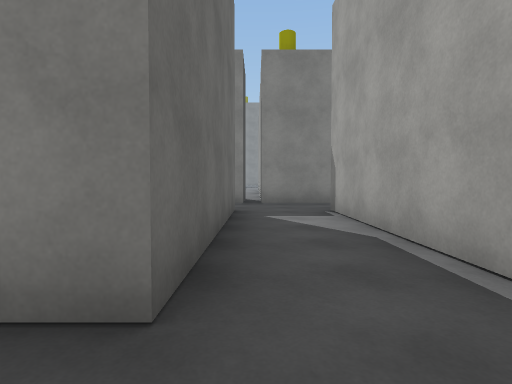
[1] (above)

24 first-person views from a walk through a 3-D level made in the Unity game engine. The camera is 1.2 m above the floor, tilts 2° down and sees 80° across. The floor is counted in squares, 2 m on a side. Each view is taken from the middle of a square. On the plan, view 1 faces up. The plan holds only what a view shows up to about 9 squares ahead; the rest is blank. The place goes on beyond the plan. The player is left out. Some surface patterns are stand-ins.

[2]
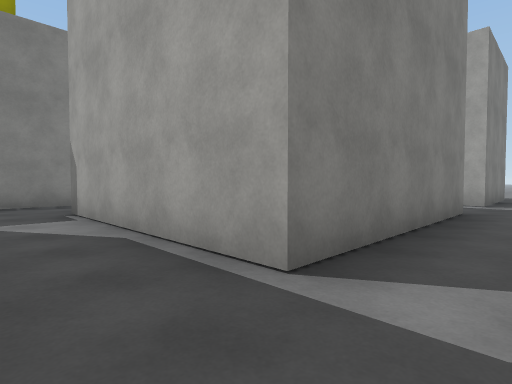

[3]
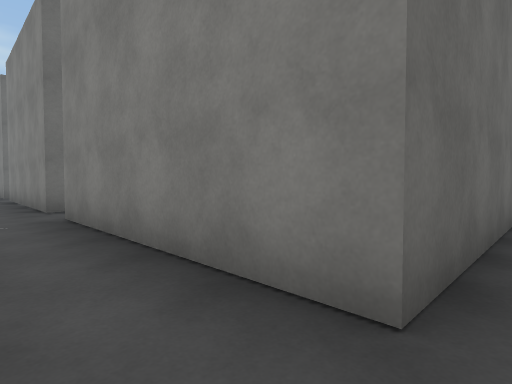

[4]
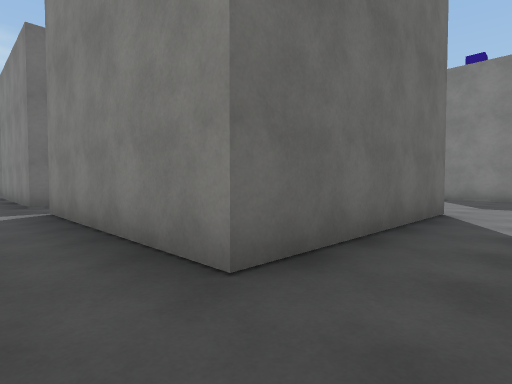

[5]
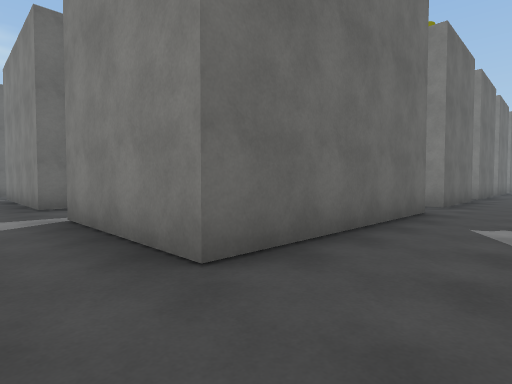

[6]
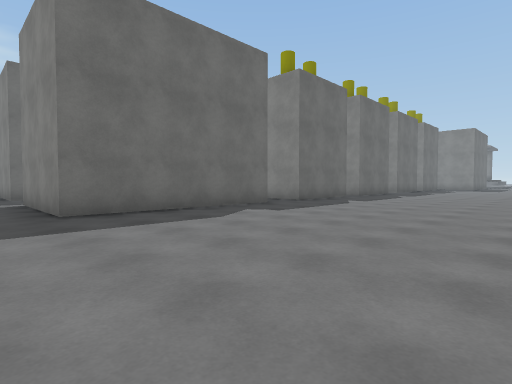

[7]
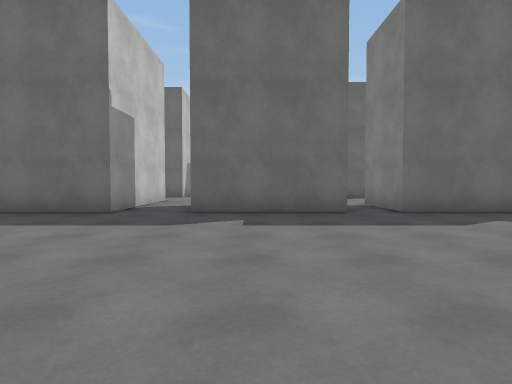

[8]
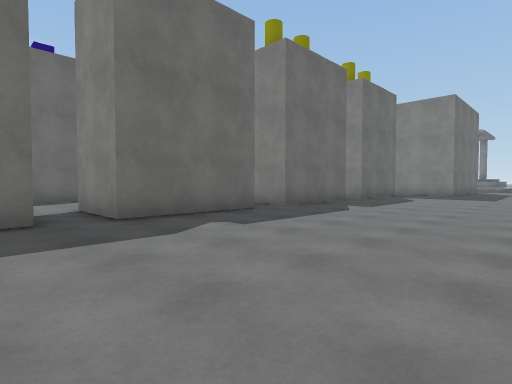

[9]
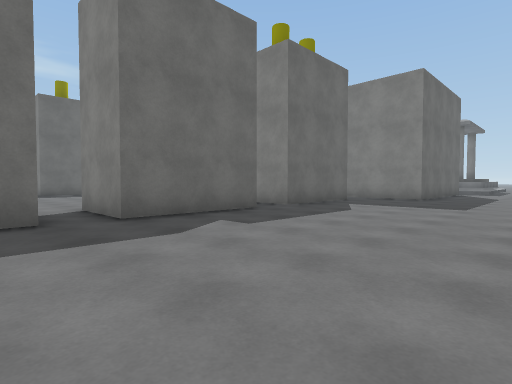

[10]
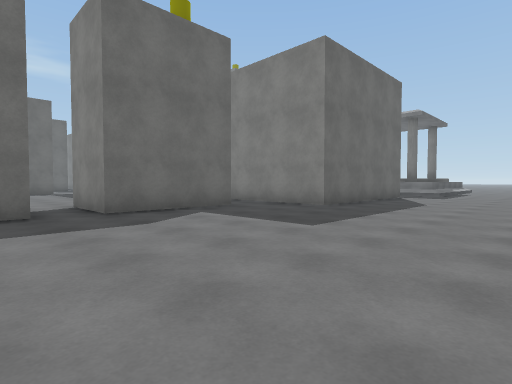

[11]
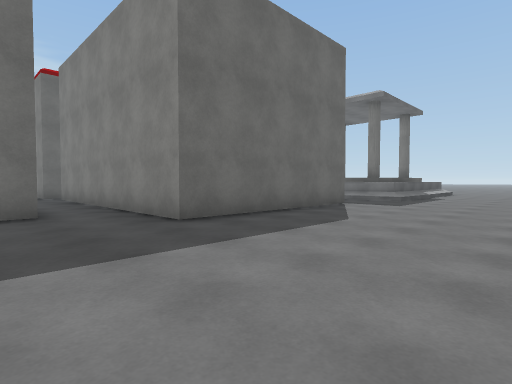

[12]
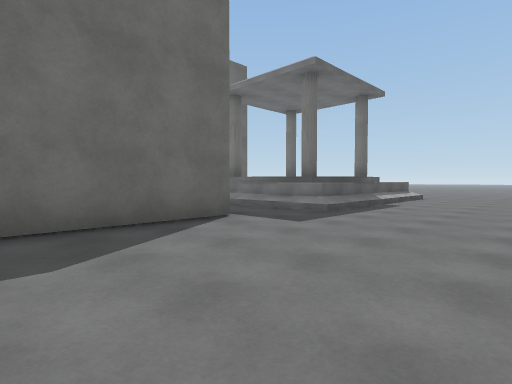

[13]
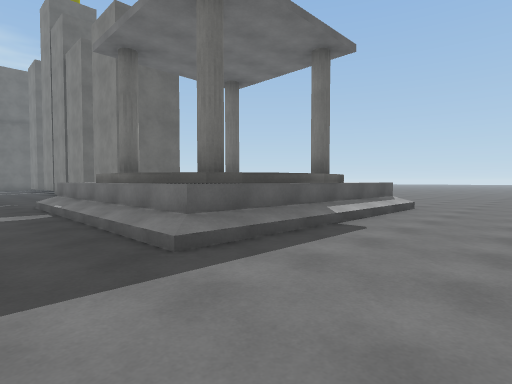

[14]
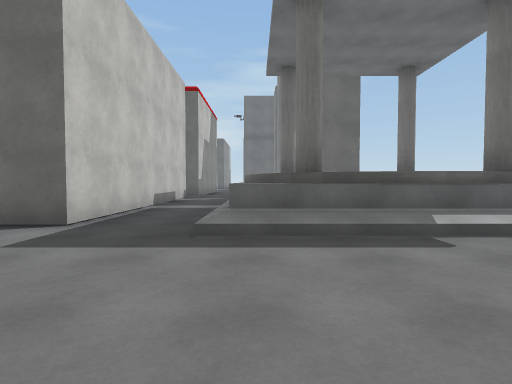

[15]
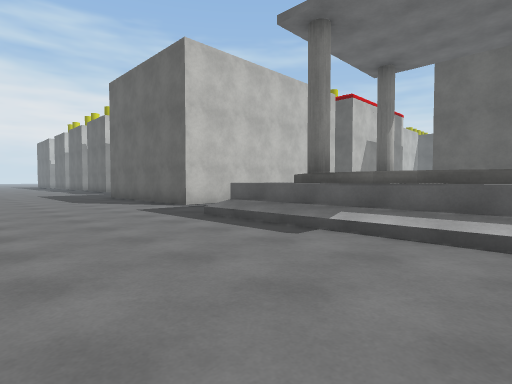

[16]
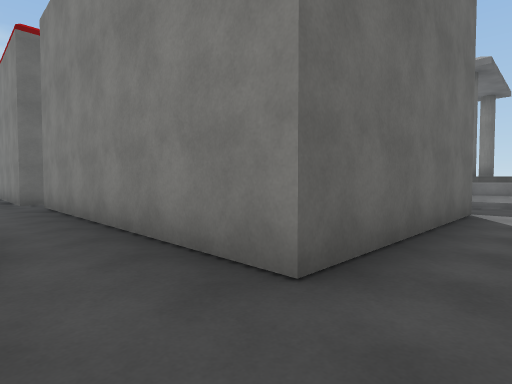

[17]
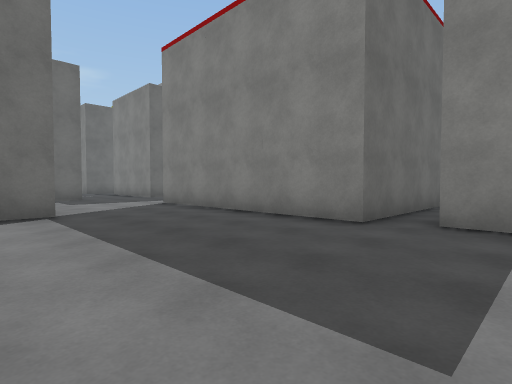

[18]
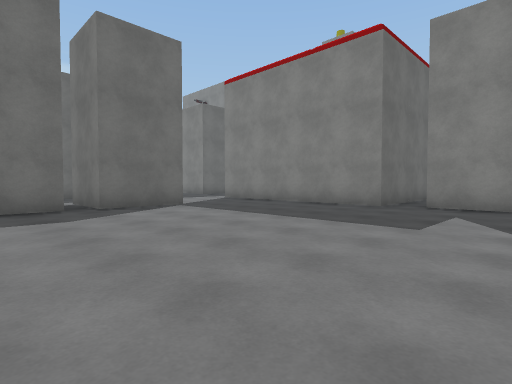

[19]
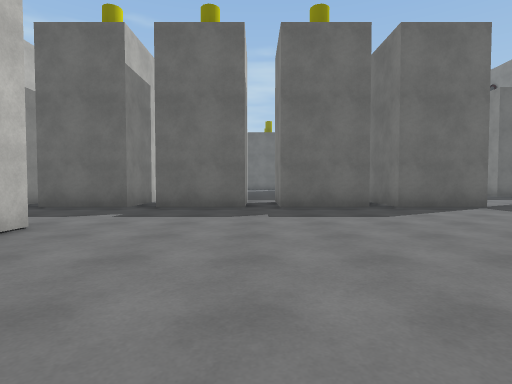

[20]
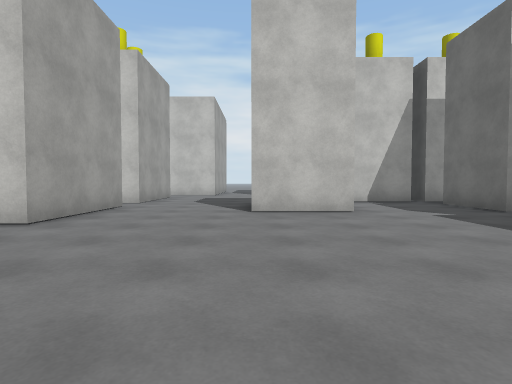

[21]
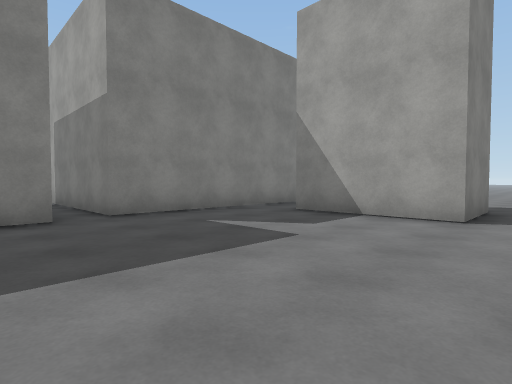

[22]
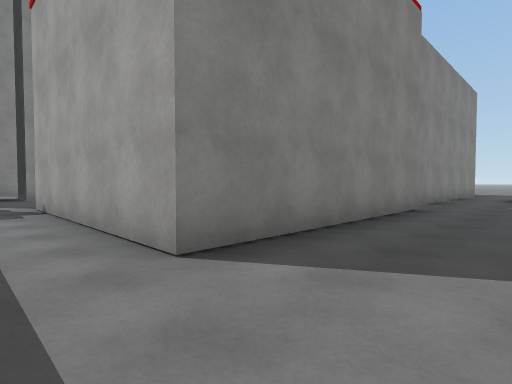

[23]
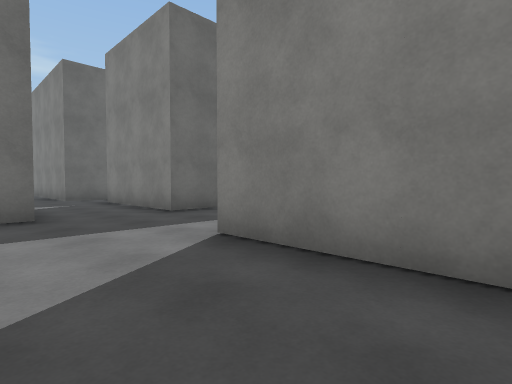

[24]
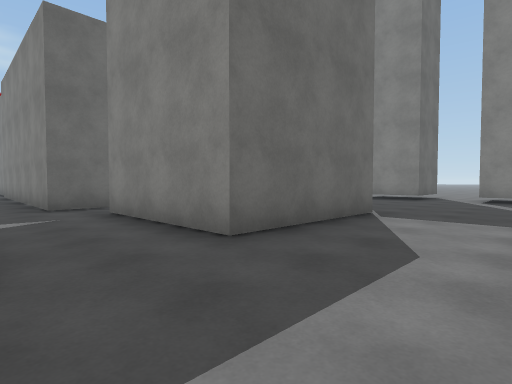

### Floor plan
Key: @ floor where view 1 was taken; # wall or solid block; . floor; ^ raised ledge; O other object.
Columns run from 11 left of view 1 to 18 right of it. Each row starts with its distance up from view 1.
 36                         ^^....
 35                          ^....
 34           ##             ^....
 33         ....         ^  ^^....
 32         ....        ^^^^^^....
 31         ....        ..........
 30         ....O       ..........
 29         ...O      ########....
 28         #..O     O#      #....
 27         #..OOO  OO#      #....
 26     #   #..O    OO#      #....
 25 #########..O  OOOO########....
 24 ............OOOOOO............
 23         #............###......
 22         #............###......
 21              #.......###......
 20              #.......###......
 19             ##........ #......
 18             ##.......  #......
 17            ###.......  #.....
 16            .##.......###.....
 15              #........##.....
 14              #.......###.....
 13            ###..###..###.....
 12              #.. ##..###.....
 11              #.. ##...##.....
 10             #### ....###.....
  9           ####   ..    #......
  8            ...   ..    #.....
  7            ...   .. .........
  6           #..#   #. ####.....
  5           #..#   #..   #......
  4           #..#   #..   #......
  3           #..#   #..   #......
  2     #     #..#   #..#  #......
  1 #####.#####..#####..####......
  0       .....@..................

Where each view was taken, in squares from view 1:
view 1: 0 up, 0 right, facing up
view 2: 0 up, 0 right, facing up-right
view 3: 0 up, 0 right, facing up-left
view 4: 0 up, 8 right, facing up-left
view 5: 0 up, 14 right, facing up-left
view 6: 0 up, 18 right, facing up-left
view 7: 9 up, 18 right, facing left
view 8: 10 up, 17 right, facing up-left
view 9: 14 up, 17 right, facing up-left
view 10: 18 up, 18 right, facing up-left
view 11: 22 up, 18 right, facing up-left
view 12: 26 up, 18 right, facing up-left
view 13: 30 up, 17 right, facing up-left
view 14: 32 up, 18 right, facing left
view 15: 36 up, 18 right, facing down-left
view 16: 23 up, 15 right, facing up-left
view 17: 20 up, 8 right, facing up-left
view 18: 17 up, 9 right, facing up-left
view 19: 16 up, 9 right, facing left
view 20: 19 up, 7 right, facing down
view 21: 19 up, 5 right, facing up-right
view 22: 22 up, 1 left, facing up-right
view 23: 22 up, 3 right, facing up-left
view 24: 23 up, 0 right, facing up-left
